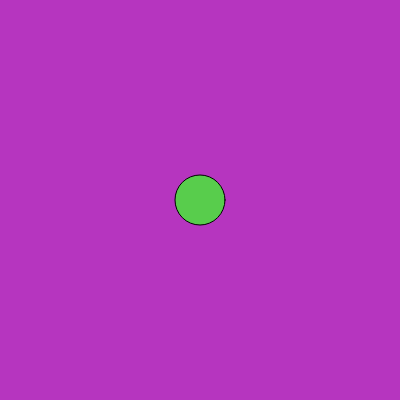
Frame 1 (no input)
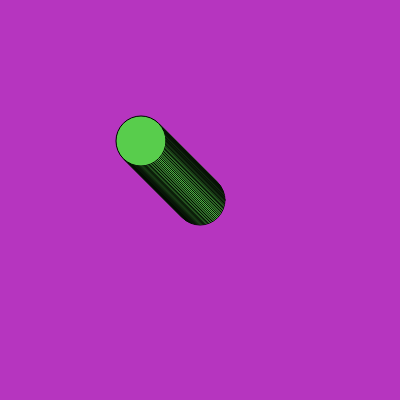
Frame 60 (no input)
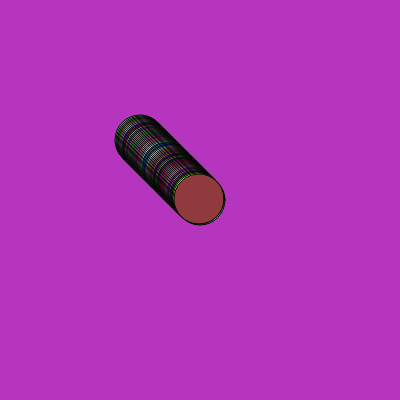
Frame 120 (the mouse pressed at the canvas centre since frame 60)

The p5.js sketch that drew these frames (run headless with seeded random() and noise() and a simulated clock; from frame 60 on, the mouse is pressed at the canvas centre):

// p5.js sketch
// ── sketch.js
let cor;
let posiçãoHorizontal// x
let posiçãoVetical// y

function setup() {

  createCanvas(400, 400);
background(color(random(0,255), random(0,255), random(0,255)));
cor = color(random(0,255), random(0,255), random(0,255));
  posiçãoHorizontal = 200
posiçãoVertical = 200
}

function draw() {
  
  fill (cor);
circle (posiçãoHorizontal, posiçãoVertical,50);

  if(mouseX < posiçãoHorizontal) {
posiçãoHorizontal = posiçãoHorizontal -1;
  }
      if(mouseX > posiçãoHorizontal) {
posiçãoHorizontal = posiçãoHorizontal +1;
}
    

  if(mouseY < posiçãoVertical) {
posiçãoVertical--;
  }
      if(mouseY > posiçãoVertical) {
posiçãoVertical++;
      }
        
if(mouseIsPressed) 
  cor = color(random(0,255), random(0,255), random(0,255));
  random (0,100)
} 
